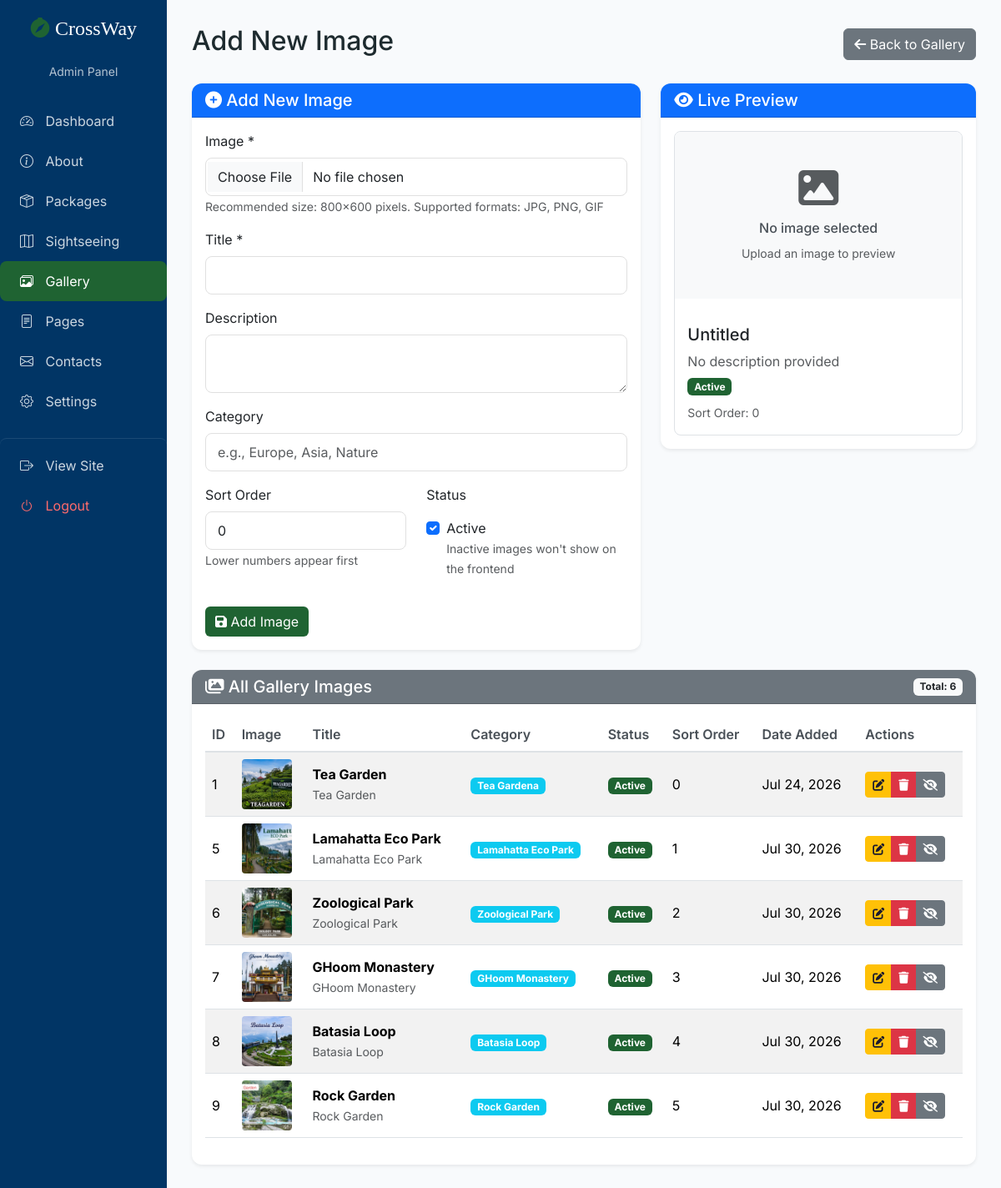
The app's page /admin/gallery_edit.php (signed in) with its own data.
### tables this page shows
CREATE TABLE `gallery` (
  `id` int(11) NOT NULL,
  `title` varchar(255) NOT NULL,
  `description` text DEFAULT NULL,
  `image_path` varchar(255) NOT NULL,
  `category` varchar(100) DEFAULT NULL,
  `upload_date` timestamp NOT NULL DEFAULT current_timestamp(),
  `sort_order` int(11) DEFAULT 0,
  `active` tinyint(1) DEFAULT 1
);

### include/functions.php (called while the page is built, shortened)
<?php
function truncateText($text, $length = 100) {
    return $text;
}

### admin/gallery_edit.php (the view, shortened to what this page needs)
<?php
require_once '../config/database.php';
require_once '../include/functions.php';
$image = null;
$is_edit = false;
$all_images = $pdo->query("SELECT * FROM gallery ORDER BY sort_order, upload_date DESC")->fetchAll();
include 'header.php';
?>
<div class="d-flex justify-content-between align-items-center mb-4">
    <h2><?php echo $is_edit ? 'Edit Image' : 'Add New Image'; ?></h2>
    <div>
        <a href="gallery.php" class="btn btn-secondary">
            <i class="fas fa-arrow-left"></i> Back to Gallery
        </a>
    </div>
</div>
<div class="row">
    <div class="col-md-7">
        <div class="card shadow-sm">
            <div class="card-header bg-primary text-white">
                <h5 class="mb-0"><i class="fas <?php echo $is_edit ? 'fa-edit' : 'fa-plus-circle'; ?>"></i> <?php echo $is_edit ? 'Edit Image Details' : 'Add New Image'; ?></h5>
            </div>
            <div class="card-body">
                <form method="POST" enctype="multipart/form-data" id="galleryForm">
                    <div class="mb-3">
                        <label class="form-label">Image <?php echo $is_edit ? '(optional - leave empty to keep current)' : '*'; ?></label>
                        <input type="file" name="image" class="form-control" accept="image/*" id="imageInput" <?php echo $is_edit ? '' : 'required'; ?>>
                        <small class="text-muted">Recommended size: 800x600 pixels. Supported formats: JPG, PNG, GIF</small>
                    </div>
                    <div class="mb-3">
                        <label class="form-label">Title *</label>
                        <input type="text" name="title" class="form-control" value="<?php echo htmlspecialchars($image['title'] ?? ''); ?>" id="titleInput" required>
                    </div>
                    <div class="mb-3">
                        <label class="form-label">Description</label>
                        <textarea name="description" class="form-control" rows="2" id="descriptionInput"><?php echo htmlspecialchars($image['description'] ?? ''); ?></textarea>
                    </div>
                    <div class="mb-3">
                        <label class="form-label">Category</label>
                        <input type="text" name="category" class="form-control" value="<?php echo htmlspecialchars($image['category'] ?? ''); ?>" id="categoryInput" placeholder="e.g., Europe, Asia, Nature">
                    </div>
                    <div class="row">
                        <div class="col-md-6 mb-3">
                            <label class="form-label">Sort Order</label>
                            <input type="number" name="sort_order" class="form-control" value="<?php echo $image['sort_order'] ?? 0; ?>" id="sortOrderInput" min="0">
                            <small class="text-muted">Lower numbers appear first</small>
                        </div>
                        <div class="col-md-6 mb-3">
                            <label class="form-label">Status</label>
                            <div class="form-check mt-2">
                                <input type="checkbox" name="active" class="form-check-input" id="activeInput" <?php echo (($image['active'] ?? 1) ? 'checked' : ''); ?>>
                                <label class="form-check-label">Active</label>
                                <br><small class="text-muted">Inactive images won't show on the frontend</small>
                            </div>
                        </div>
                    </div>
                    <div class="mt-3">
                        <button type="submit" class="btn btn-primary">
                            <i class="fas fa-save"></i> <?php echo $is_edit ? 'Update Image' : 'Add Image'; ?>
                        </button>
                    </div>
                </form>
            </div>
        </div>
    </div>
    <div class="col-md-5">
        <div class="card shadow-sm">
            <div class="card-header bg-primary text-white">
                <h5 class="mb-0"><i class="fas fa-eye"></i> Live Preview</h5>
            </div>
            <div class="card-body">
                <div id="previewContainer" class="text-center">
                </div>
            </div>
        </div>
    </div>
</div>
<div class="row mt-4">
    <div class="col-12">
        <div class="card shadow-sm">
            <div class="card-header bg-secondary text-white d-flex justify-content-between align-items-center">
                <h5 class="mb-0"><i class="fas fa-images"></i> All Gallery Images</h5>
                <span class="badge bg-light text-dark">Total: <?php echo count($all_images); ?></span>
            </div>
            <div class="card-body">
                <?php if(empty($all_images)): ?>
                <div class="text-center py-4">
                    <i class="fas fa-image fa-3x text-muted mb-3"></i>
                    <p class="text-muted">No images in the gallery yet. Add your first image above!</p>
                </div>
                <?php else: ?>
                <div class="table-responsive">
                    <table class="table table-hover table-striped">
                        <thead>
                            <tr>
                                <th>ID</th>
                                <th>Image</th>
                                <th>Title</th>
                                <th>Category</th>
                                <th>Status</th>
                                <th>Sort Order</th>
                                <th>Date Added</th>
                                <th>Actions</th>
                            </tr>
                        </thead>
                        <tbody>
                            <?php foreach($all_images as $img): ?>
                            <tr <?php echo ($is_edit && $image && $img['id'] == $image['id']) ? 'class="table-primary"' : ''; ?>>
                                <td><?php echo $img['id']; ?></td>
                                <td>
                                    <img src="../<?php echo $img['image_path']; ?>" alt="<?php echo htmlspecialchars($img['title']); ?>" style="width: 60px; height: 60px; object-fit: cover; border-radius: 4px;">
                                </td>
                                <td>
                                    <strong><?php echo htmlspecialchars($img['title']); ?></strong>
                                    <?php if($img['description']): ?>
                                    <br><small class="text-muted"><?php echo truncateText($img['description'], 30); ?></small>
                                    <?php endif; ?>
                                </td>
                                <td>
                                    <?php if($img['category']): ?>
                                    <span class="badge bg-info"><?php echo htmlspecialchars($img['category']); ?></span>
                                    <?php else: ?>
                                    <span class="text-muted">N/A</span>
                                    <?php endif; ?>
                                </td>
                                <td>
                                    <span class="badge <?php echo $img['active'] ? 'bg-success' : 'bg-danger'; ?>">
                                        <?php echo $img['active'] ? 'Active' : 'Inactive'; ?>
                                    </span>
                                </td>
                                <td><?php echo $img['sort_order']; ?></td>
                                <td><?php echo date('M j, Y', strtotime($img['upload_date'])); ?></td>
                                <td>
                                    <div class="btn-group btn-group-sm">
                                        <a href="?id=<?php echo $img['id']; ?>" class="btn btn-warning" title="Edit">
                                            <i class="fas fa-edit"></i>
                                        </a>
                                        <a href="gallery.php?delete=<?php echo $img['id']; ?>" class="btn btn-danger" title="Delete" onclick="return confirm('Are you sure you want to delete this image?')">
                                            <i class="fas fa-trash"></i>
                                        </a>
                                        <a href="gallery.php?toggle_active=<?php echo $img['id']; ?>" class="btn <?php echo $img['active'] ? 'btn-secondary' : 'btn-success'; ?>" title="<?php echo $img['active'] ? 'Deactivate' : 'Activate'; ?>">
                                            <i class="fas <?php echo $img['active'] ? 'fa-eye-slash' : 'fa-eye'; ?>"></i>
                                        </a>
                                    </div>
                                </td>
                            </tr>
                            <?php endforeach; ?>
                        </tbody>
                    </table>
                </div>
                <?php endif; ?>
            </div>
        </div>
    </div>
</div>
<template id="previewTemplate">
    <div class="gallery-preview">
        <div class="preview-image-wrapper mb-3">
        </div>
        <div class="preview-details text-start">
            <h5 id="previewTitle" class="mb-2">Title</h5>
            <p id="previewDescription" class="text-muted mb-2">Description</p>
            <div class="d-flex justify-content-between align-items-center">
                <span id="previewStatus" class="badge">Status</span>
            </div>
            <div class="mt-2">
                <small class="text-muted">Sort Order: <span id="previewSortOrder">0</span></small>
            </div>
        </div>
    </div>
</template>
<?php include 'footer.php'; ?>

### admin/header.php (shortened to what this page needs)
<!DOCTYPE html>
<html lang="en">
<head>
    <link href="https://cdn.jsdelivr.net/npm/bootstrap@5.3.2/dist/css/bootstrap.min.css" rel="stylesheet">
    <link rel="stylesheet" href="https://cdn.jsdelivr.net/npm/bootstrap-icons@1.11.3/font/bootstrap-icons.min.css">
    <link rel="stylesheet" href="https://cdnjs.cloudflare.com/ajax/libs/font-awesome/6.4.0/css/all.min.css">
</head>
<body>
    <div class="container-fluid">
        <div class="row">
            <div class="col-md-2 sidebar">
                <h4 class="text-center mb-4 brand-font" style="color: white;">
                    <i class="bi bi-compass-fill" style="color: var(--primary-green);"></i> CrossWay
                </h4>
                <div class="text-center mb-4">
                    <small style="opacity: 0.7;">Admin Panel</small>
                </div>
                <nav class="nav flex-column">
                    <a class="nav-link <?php echo basename($_SERVER['PHP_SELF']) == 'index.php' ? 'active' : ''; ?>" href="index.php">
                        <i class="bi bi-speedometer2"></i> Dashboard
                    </a>
                    <a class="nav-link <?php echo basename($_SERVER['PHP_SELF']) == 'about.php' ? 'active' : ''; ?>" href="about.php">
                        <i class="bi bi-info-circle"></i> About
                    </a>
                    <a class="nav-link <?php echo basename($_SERVER['PHP_SELF']) == 'package_edit.php' ? 'active' : ''; ?>" href="package_edit.php">
                        <i class="bi bi-box-seam"></i> Packages
                    </a>
                    <a class="nav-link <?php echo basename($_SERVER['PHP_SELF']) == 'sightseeing_edit.php' ? 'active' : ''; ?>" href="sightseeing_edit.php">
                        <i class="bi bi-map"></i> Sightseeing
                    </a>
                    <a class="nav-link <?php echo basename($_SERVER['PHP_SELF']) == 'gallery_edit.php' ? 'active' : ''; ?>" href="gallery_edit.php">
                        <i class="bi bi-images"></i> Gallery
                    </a>
                    <a class="nav-link <?php echo basename($_SERVER['PHP_SELF']) == 'pages.php' ? 'active' : ''; ?>" href="pages.php">
                        <i class="bi bi-file-text"></i> Pages
                    </a>
                    <a class="nav-link <?php echo basename($_SERVER['PHP_SELF']) == 'contacts.php' ? 'active' : ''; ?>" href="contacts.php">
                        <i class="bi bi-envelope"></i> Contacts
                    </a>
                    <a class="nav-link <?php echo basename($_SERVER['PHP_SELF']) == 'settings.php' ? 'active' : ''; ?>" href="settings.php">
                        <i class="bi bi-gear"></i> Settings
                    </a>
                    <a class="nav-link" href="../index.php" style="margin-top: 20px; border-top: 1px solid rgba(255,255,255,0.1); padding-top: 20px;">
                        <i class="bi bi-box-arrow-right"></i> View Site
                    </a>
                    <a class="nav-link" href="logout.php" style="color: #ff6b6b;">
                        <i class="bi bi-power"></i> Logout
                    </a>
                </nav>
            </div>
            <div class="col-md-10 content-area">

### admin/footer.php (shortened to what this page needs)
            </div>
        </div>
    </div>
</body>
</html>

### admin/header.php (style rules this page uses)
:root { --primary-green: #1f6332; --primary-blue: #013565; --green-light: #e6f0e8; --blue-light: #e3edf5; }
* { margin: 0; padding: 0; box-sizing: border-box; }
body { font-family: 'Inter', sans-serif; background: #f8fafc; color: #1e2b2f; }
.brand-font { font-family: 'Playfair Display', serif; }
.sidebar { min-height: 100vh; background: var(--primary-blue); color: white; padding: 20px 0; }
.sidebar .nav-link { color: rgba(255,255,255,0.8); padding: 12px 24px; transition: 0.3s; border-radius: 8px; }
.sidebar .nav-link.active { background: var(--primary-green); color: white; }
.sidebar .nav-link i { margin-right: 10px; width: 20px; }
.content-area { padding: 30px; }
.table th { font-weight: 600; color: #495057; border-bottom: 2px solid #dee2e6; }
.table td { vertical-align: middle; }
.card { border: none; border-radius: 12px; box-shadow: 0 2px 10px rgba(0,0,0,0.05); transition: 0.3s; }
.card-header { border-radius: 12px 12px 0 0 !important; font-weight: 600; }
.btn-primary { background: var(--primary-green); border: none; transition: 0.3s; }
.btn-warning { color: #1a1a2e; }
.form-control { border-radius: 8px; border-color: #e0e0e0; padding: 10px 14px; transition: 0.3s; }
.badge.bg-success { background: var(--primary-green) !important; }

### admin/gallery_edit.php (style rules this page uses)
.gallery-preview { border: 1px solid #dee2e6; border-radius: 8px; overflow: hidden; background: #fff; }
.preview-image-wrapper { background: #f8f9fa; min-height: 200px; display: flex; align-items: center; justify-content: center; }
.preview-details { padding: 15px; }
.table td { vertical-align: middle; }
.btn-group .btn { padding: 0.25rem 0.5rem; }

### records on screen
gallery: id "1", image_path (picture), title "Tea Garden", description "Tea Garden", category "Tea Gardena", active "Active", sort_order "0", upload_date "Jul 24, 2026"
gallery: id "5", image_path (picture), title "Lamahatta Eco Park", description "Lamahatta Eco Park", category "Lamahatta Eco Park", active "Active", sort_order "1", upload_date "Jul 30, 2026"
gallery: id "6", image_path (picture), title "Zoological Park", description "Zoological Park", category "Zoological Park", active "Active", sort_order "2", upload_date "Jul 30, 2026"
gallery: id "7", image_path (picture), title "GHoom Monastery", description "GHoom Monastery", category "GHoom Monastery", active "Active", sort_order "3", upload_date "Jul 30, 2026"
gallery: id "8", image_path (picture), title "Batasia Loop", description "Batasia Loop", category "Batasia Loop", active "Active", sort_order "4", upload_date "Jul 30, 2026"
gallery: id "9", image_path (picture), title "Rock Garden", description "Rock Garden", category "Rock Garden", active "Active", sort_order "5", upload_date "Jul 30, 2026"

### other values on screen
count($all_images) "6"
